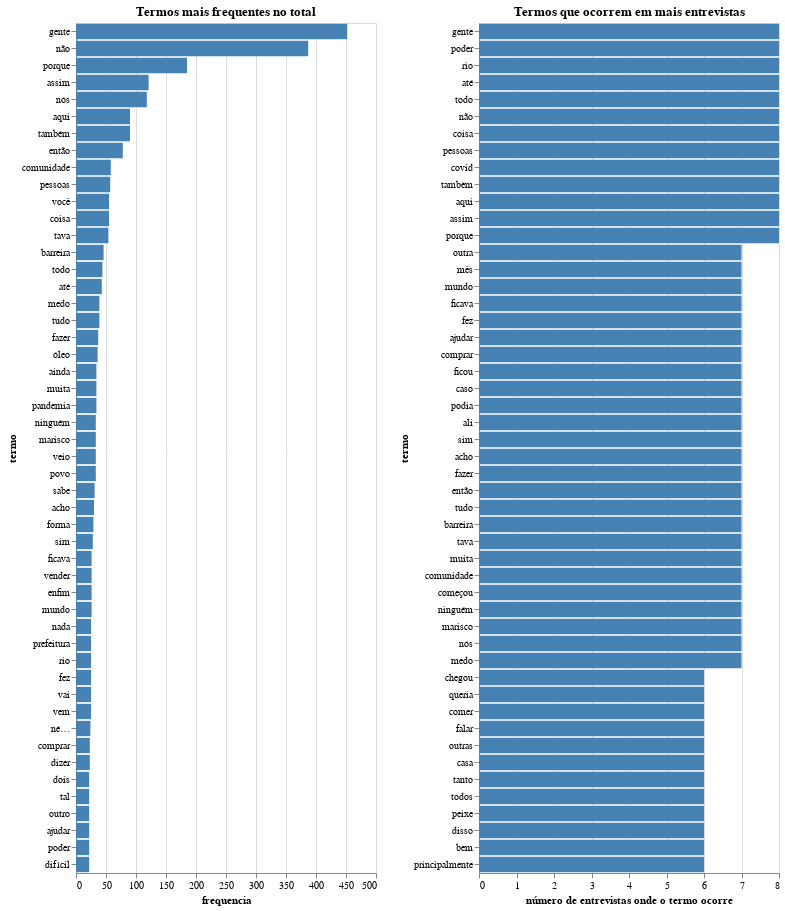

The notebook cell saved with this chart:
### Code cell
df_most_f = df_term.sort_values(by = 'frequencia', ascending = False)[0:50]
df_most_l = df_term.sort_values(by = 'número de entrevistas onde o termo ocorre', ascending = False)[0:50]


word_freq = alt.Chart(df_most_f).mark_bar().encode(
    x='frequencia:Q',
    y= alt.X('termo:O', sort = alt.EncodingSortField(field="frequencia", order='descending')),
    color = alt.value('steelblue'),
    tooltip=[
        'termo:O',
        'frequencia:Q',
        alt.Tooltip('entrevistas onde o termo ocorre:O', title='Entrevistas onde o termo ocorre')
    ]
).properties(    
    height=850,
    width = 300,
    title = 'Termos mais frequentes no total'
)

lyrics_count = alt.Chart(df_most_l).mark_bar().encode(
    x='número de entrevistas onde o termo ocorre:Q',
    y= alt.X('termo:O', 
                sort = alt.EncodingSortField(field="número de entrevistas onde o termo ocorre", order='descending')),
    color = alt.value('steelblue'),
    tooltip=[
        'termo:O',
        'número de entrevistas onde o termo ocorre:Q',
        alt.Tooltip('entrevistas onde o termo ocorre:O', title='Entrevistas onde o termo ocorre')
    ]
).properties(    
    height=850,
    width = 300,
    title = 'Termos que ocorrem em mais entrevistas'
)

hconcat = alt.hconcat(
    word_freq,
    lyrics_count,
)

hconcat = (word_freq | lyrics_count)

file = 'frequencia_dos_termos.html'
filepath = os.path.join(viz_path, file)
hconcat.save(filepath)
hconcat

### Figure 1 — Vega-Lite specification as saved in the notebook (floating-point values rounded to 4 significant figures)
{"config": {"view": {"continuousWidth": 400, "continuousHeight": 300}}, "hconcat": [{"data": {"name": "data-4b1545123c95e3ab6c3667df56d1591c"}, "mark": "bar", "encoding": {"color": {"value": "steelblue"}, "tooltip": [{"field": "termo", "type": "ordinal"}, {"field": "frequencia", "type": "quantitative"}, {"field": "entrevistas onde o termo ocorre", "title": "Entrevistas onde o termo ocorre", "type": "ordinal"}], "x": {"field": "frequencia", "type": "quantitative"}, "y": {"field": "termo", "sort": {"field": "frequencia", "order": "descending"}, "type": "ordinal"}}, "height": 850, "title": "Termos mais frequentes no total", "width": 300}, {"data": {"name": "data-465c9e2eb9f348bee1f2520e9668a6b9"}, "mark": "bar", "encoding": {"color": {"value": "steelblue"}, "tooltip": [{"field": "termo", "type": "ordinal"}, {"field": "número de entrevistas onde o termo ocorre", "type": "quantitative"}, {"field": "entrevistas onde o termo ocorre", "title": "Entrevistas onde o termo ocorre", "type": "ordinal"}], "x": {"field": "número de entrevistas onde o termo ocorre", "type": "quantitative"}, "y": {"field": "termo", "sort": {"field": "número de entrevistas onde o termo ocorre", "order": "descending"}, "type": "ordinal"}}, "height": 850, "title": "Termos que ocorrem em mais entrevistas", "width": 300}], "$schema": "https://vega.github.io/schema/vega-lite/v4.17.0.json", "datasets": {"data-4b1545123c95e3ab6c3667df56d1591c": [{"termo": "gente", "frequencia": 452, "número de entrevistas onde o termo ocorre": 8, "entrevistas onde o termo ocorre": "Canavieiras 1 Canavieiras 2 Cumbe 1 Cumbe 2 Jardins 1 Jardins 2 Jardins 3 Jardins 4"}, {"termo": "não", "frequencia": 387, "número de entrevistas onde o termo ocorre": 8, "entrevistas onde o termo ocorre": "Canavieiras 1 Canavieiras 2 Cumbe 1 Cumbe 2 Jardins 1 Jardins 2 Jardins 3 Jardins 4"}, {"termo": "porque", "frequencia": 185, "número de entrevistas onde o termo ocorre": 8, "entrevistas onde o termo ocorre": "Canavieiras 1 Canavieiras 2 Cumbe 1 Cumbe 2 Jardins 1 Jardins 2 Jardins 3 Jardins 4"}, {"termo": "assim", "frequencia": 121, "número de entrevistas onde o termo ocorre": 8, "entrevistas onde o termo ocorre": "Canavieiras 1 Canavieiras 2 Cumbe 1 Cumbe 2 Jardins 1 Jardins 2 Jardins 3 Jardins 4"}, {"termo": "nós", "frequencia": 118, "número de entrevistas onde o termo ocorre": 7, "entrevistas onde o termo ocorre": "Canavieiras 1 Cumbe 1 Cumbe 2 Jardins 1 Jardins 2 Jardins 3 Jardins 4"}, {"termo": "aqui", "frequencia": 90, "número de entrevistas onde o termo ocorre": 8, "entrevistas onde o termo ocorre": "Canavieiras 1 Canavieiras 2 Cumbe 1 Cumbe 2 Jardins 1 Jardins 2 Jardins 3 Jardins 4"}, {"termo": "também", "frequencia": 90, "número de entrevistas onde o termo ocorre": 8, "entrevistas onde o termo ocorre": "Canavieiras 1 Canavieiras 2 Cumbe 1 Cumbe 2 Jardins 1 Jardins 2 Jardins 3 Jardins 4"}, {"termo": "então", "frequencia": 78, "número de entrevistas onde o termo ocorre": 7, "entrevistas onde o termo ocorre": "Canavieiras 1 Canavieiras 2 Cumbe 1 Cumbe 2 Jardins 1 Jardins 3 Jardins 4"}, {"termo": "comunidade", "frequencia": 58, "número de entrevistas onde o termo ocorre": 7, "entrevistas onde o termo ocorre": "Canavieiras 2 Cumbe 1 Cumbe 2 Jardins 1 Jardins 2 Jardins 3 Jardins 4"}, {"termo": "pessoas", "frequencia": 57, "número de entrevistas onde o termo ocorre": 8, "entrevistas onde o termo ocorre": "Canavieiras 1 Canavieiras 2 Cumbe 1 Cumbe 2 Jardins 1 Jardins 2 Jardins 3 Jardins 4"}, {"termo": "você", "frequencia": 55, "número de entrevistas onde o termo ocorre": 5, "entrevistas onde o termo ocorre": "Canavieiras 2 Cumbe 1 Cumbe 2 Jardins 1 Jardins 4"}, {"termo": "coisa", "frequencia": 55, "número de entrevistas onde o termo ocorre": 8, "entrevistas onde o termo ocorre": "Canavieiras 1 Canavieiras 2 Cumbe 1 Cumbe 2 Jardins 1 Jardins 2 Jardins 3 Jardins 4"}, {"termo": "tava", "frequencia": 54, "número de entrevistas onde o termo ocorre": 7, "entrevistas onde o termo ocorre": "Canavieiras 1 Canavieiras 2 Cumbe 1 Cumbe 2 Jardins 1 Jardins 2 Jardins 3"}, {"termo": "barreira", "frequencia": 46, "número de entrevistas onde o termo ocorre": 7, "entrevistas onde o termo ocorre": "Canavieiras 2 Cumbe 1 Cumbe 2 Jardins 1 Jardins 2 Jardins 3 Jardins 4"}, {"termo": "todo", "frequencia": 44, "número de entrevistas onde o termo ocorre": 8, "entrevistas onde o termo ocorre": "Canavieiras 1 Canavieiras 2 Cumbe 1 Cumbe 2 Jardins 1 Jardins 2 Jardins 3 Jardins 4"}, {"termo": "até", "frequencia": 43, "número de entrevistas onde o termo ocorre": 8, "entrevistas onde o termo ocorre": "Canavieiras 1 Canavieiras 2 Cumbe 1 Cumbe 2 Jardins 1 Jardins 2 Jardins 3 Jardins 4"}, {"termo": "medo", "frequencia": 39, "número de entrevistas onde o termo ocorre": 7, "entrevistas onde o termo ocorre": "Canavieiras 1 Canavieiras 2 Cumbe 1 Cumbe 2 Jardins 1 Jardins 2 Jardins 4"}, {"termo": "tudo", "frequencia": 39, "número de entrevistas onde o termo ocorre": 7, "entrevistas onde o termo ocorre": "Canavieiras 1 Canavieiras 2 Cumbe 1 Cumbe 2 Jardins 2 Jardins 3 Jardins 4"}, {"termo": "fazer", "frequencia": 37, "número de entrevistas onde o termo ocorre": 7, "entrevistas onde o termo ocorre": "Canavieiras 2 Cumbe 1 Cumbe 2 Jardins 1 Jardins 2 Jardins 3 Jardins 4"}, {"termo": "óleo", "frequencia": 36, "número de entrevistas onde o termo ocorre": 6, "entrevistas onde o termo ocorre": "Cumbe 1 Cumbe 2 Jardins 1 Jardins 2 Jardins 3 Jardins 4"}, {"termo": "ainda", "frequencia": 34, "número de entrevistas onde o termo ocorre": 6, "entrevistas onde o termo ocorre": "Cumbe 1 Cumbe 2 Jardins 1 Jardins 2 Jardins 3 Jardins 4"}, {"termo": "muita", "frequencia": 34, "número de entrevistas onde o termo ocorre": 7, "entrevistas onde o termo ocorre": "Canavieiras 1 Canavieiras 2 Cumbe 1 Cumbe 2 Jardins 1 Jardins 2 Jardins 4"}, {"termo": "pandemia", "frequencia": 34, "número de entrevistas onde o termo ocorre": 6, "entrevistas onde o termo ocorre": "Canavieiras 2 Cumbe 1 Cumbe 2 Jardins 2 Jardins 3 Jardins 4"}, {"termo": "ninguém", "frequencia": 33, "número de entrevistas onde o termo ocorre": 7, "entrevistas onde o termo ocorre": "Canavieiras 2 Cumbe 1 Cumbe 2 Jardins 1 Jardins 2 Jardins 3 Jardins 4"}, {"termo": "marisco", "frequencia": 33, "número de entrevistas onde o termo ocorre": 7, "entrevistas onde o termo ocorre": "Canavieiras 1 Canavieiras 2 Cumbe 2 Jardins 1 Jardins 2 Jardins 3 Jardins 4"}, {"termo": "veio", "frequencia": 33, "número de entrevistas onde o termo ocorre": 6, "entrevistas onde o termo ocorre": "Cumbe 1 Cumbe 2 Jardins 1 Jardins 2 Jardins 3 Jardins 4"}, {"termo": "povo", "frequencia": 33, "número de entrevistas onde o termo ocorre": 6, "entrevistas onde o termo ocorre": "Canavieiras 1 Canavieiras 2 Cumbe 1 Jardins 1 Jardins 3 Jardins 4"}, {"termo": "sabe", "frequencia": 31, "número de entrevistas onde o termo ocorre": 4, "entrevistas onde o termo ocorre": "Cumbe 1 Cumbe 2 Jardins 1 Jardins 4"}, {"termo": "acho", "frequencia": 30, "número de entrevistas onde o termo ocorre": 7, "entrevistas onde o termo ocorre": "Canavieiras 1 Canavieiras 2 Cumbe 1 Jardins 1 Jardins 2 Jardins 3 Jardins 4"}, {"termo": "forma", "frequencia": 29, "número de entrevistas onde o termo ocorre": 3, "entrevistas onde o termo ocorre": "Cumbe 1 Cumbe 2 Jardins 1"}, {"termo": "sim", "frequencia": 28, "número de entrevistas onde o termo ocorre": 7, "entrevistas onde o termo ocorre": "Canavieiras 1 Canavieiras 2 Cumbe 1 Cumbe 2 Jardins 1 Jardins 3 Jardins 4"}, {"termo": "ficava", "frequencia": 26, "número de entrevistas onde o termo ocorre": 7, "entrevistas onde o termo ocorre": "Canavieiras 1 Canavieiras 2 Cumbe 1 Cumbe 2 Jardins 1 Jardins 2 Jardins 3"}, {"termo": "vender", "frequencia": 26, "número de entrevistas onde o termo ocorre": 6, "entrevistas onde o termo ocorre": "Canavieiras 1 Cumbe 2 Jardins 1 Jardins 2 Jardins 3 Jardins 4"}, {"termo": "enfim", "frequencia": 26, "número de entrevistas onde o termo ocorre": 1, "entrevistas onde o termo ocorre": "Cumbe 1"}, {"termo": "mundo", "frequencia": 26, "número de entrevistas onde o termo ocorre": 7, "entrevistas onde o termo ocorre": "Canavieiras 1 Canavieiras 2 Cumbe 1 Cumbe 2 Jardins 1 Jardins 2 Jardins 4"}, {"termo": "nada", "frequencia": 25, "número de entrevistas onde o termo ocorre": 4, "entrevistas onde o termo ocorre": "Canavieiras 1 Cumbe 1 Jardins 1 Jardins 4"}, {"termo": "prefeitura", "frequencia": 25, "número de entrevistas onde o termo ocorre": 5, "entrevistas onde o termo ocorre": "Cumbe 1 Cumbe 2 Jardins 1 Jardins 3 Jardins 4"}, {"termo": "rio", "frequencia": 25, "número de entrevistas onde o termo ocorre": 8, "entrevistas onde o termo ocorre": "Canavieiras 1 Canavieiras 2 Cumbe 1 Cumbe 2 Jardins 1 Jardins 2 Jardins 3 Jardins 4"}, {"termo": "fez", "frequencia": 25, "número de entrevistas onde o termo ocorre": 7, "entrevistas onde o termo ocorre": "Canavieiras 2 Cumbe 1 Cumbe 2 Jardins 1 Jardins 2 Jardins 3 Jardins 4"}, {"termo": "vai", "frequencia": 25, "número de entrevistas onde o termo ocorre": 6, "entrevistas onde o termo ocorre": "Cumbe 1 Cumbe 2 Jardins 1 Jardins 2 Jardins 3 Jardins 4"}, {"termo": "vem", "frequencia": 25, "número de entrevistas onde o termo ocorre": 5, "entrevistas onde o termo ocorre": "Cumbe 1 Cumbe 2 Jardins 1 Jardins 3 Jardins 4"}, {"termo": "né…", "frequencia": 24, "número de entrevistas onde o termo ocorre": 2, "entrevistas onde o termo ocorre": "Cumbe 1 Jardins 1"}, {"termo": "comprar", "frequencia": 23, "número de entrevistas onde o termo ocorre": 7, "entrevistas onde o termo ocorre": "Canavieiras 1 Cumbe 1 Cumbe 2 Jardins 1 Jardins 2 Jardins 3 Jardins 4"}, {"termo": "dizer", "frequencia": 23, "número de entrevistas onde o termo ocorre": 6, "entrevistas onde o termo ocorre": "Cumbe 1 Cumbe 2 Jardins 1 Jardins 2 Jardins 3 Jardins 4"}, {"termo": "dois", "frequencia": 22, "número de entrevistas onde o termo ocorre": 4, "entrevistas onde o termo ocorre": "Cumbe 1 Jardins 1 Jardins 2 Jardins 3"}, {"termo": "tal", "frequencia": 22, "número de entrevistas onde o termo ocorre": 3, "entrevistas onde o termo ocorre": "Canavieiras 2 Cumbe 1 Jardins 1"}, {"termo": "outro", "frequencia": 22, "número de entrevistas onde o termo ocorre": 6, "entrevistas onde o termo ocorre": "Canavieiras 2 Cumbe 1 Cumbe 2 Jardins 1 Jardins 3 Jardins 4"}, {"termo": "ajudar", "frequencia": 22, "número de entrevistas onde o termo ocorre": 7, "entrevistas onde o termo ocorre": "Canavieiras 1 Cumbe 1 Cumbe 2 Jardins 1 Jardins 2 Jardins 3 Jardins 4"}, {"termo": "poder", "frequencia": 22, "número de entrevistas onde o termo ocorre": 8, "entrevistas onde o termo ocorre": "Canavieiras 1 Canavieiras 2 Cumbe 1 Cumbe 2 Jardins 1 Jardins 2 Jardins 3 Jardins 4"}, {"termo": "difícil", "frequencia": 22, "número de entrevistas onde o termo ocorre": 6, "entrevistas onde o termo ocorre": "Canavieiras 1 Cumbe 1 Cumbe 2 Jardins 1 Jardins 3 Jardins 4"}], "data-465c9e2eb9f348bee1f2520e9668a6b9": [{"termo": "gente", "frequencia": 452, "número de entrevistas onde o termo ocorre": 8, "entrevistas onde o termo ocorre": "Canavieiras 1 Canavieiras 2 Cumbe 1 Cumbe 2 Jardins 1 Jardins 2 Jardins 3 Jardins 4"}, {"termo": "poder", "frequencia": 22, "número de entrevistas onde o termo ocorre": 8, "entrevistas onde o termo ocorre": "Canavieiras 1 Canavieiras 2 Cumbe 1 Cumbe 2 Jardins 1 Jardins 2 Jardins 3 Jardins 4"}, {"termo": "rio", "frequencia": 25, "número de entrevistas onde o termo ocorre": 8, "entrevistas onde o termo ocorre": "Canavieiras 1 Canavieiras 2 Cumbe 1 Cumbe 2 Jardins 1 Jardins 2 Jardins 3 Jardins 4"}, {"termo": "até", "frequencia": 43, "número de entrevistas onde o termo ocorre": 8, "entrevistas onde o termo ocorre": "Canavieiras 1 Canavieiras 2 Cumbe 1 Cumbe 2 Jardins 1 Jardins 2 Jardins 3 Jardins 4"}, {"termo": "todo", "frequencia": 44, "número de entrevistas onde o termo ocorre": 8, "entrevistas onde o termo ocorre": "Canavieiras 1 Canavieiras 2 Cumbe 1 Cumbe 2 Jardins 1 Jardins 2 Jardins 3 Jardins 4"}, {"termo": "não", "frequencia": 387, "número de entrevistas onde o termo ocorre": 8, "entrevistas onde o termo ocorre": "Canavieiras 1 Canavieiras 2 Cumbe 1 Cumbe 2 Jardins 1 Jardins 2 Jardins 3 Jardins 4"}, {"termo": "coisa", "frequencia": 55, "número de entrevistas onde o termo ocorre": 8, "entrevistas onde o termo ocorre": "Canavieiras 1 Canavieiras 2 Cumbe 1 Cumbe 2 Jardins 1 Jardins 2 Jardins 3 Jardins 4"}, {"termo": "pessoas", "frequencia": 57, "número de entrevistas onde o termo ocorre": 8, "entrevistas onde o termo ocorre": "Canavieiras 1 Canavieiras 2 Cumbe 1 Cumbe 2 Jardins 1 Jardins 2 Jardins 3 Jardins 4"}, {"termo": "covid", "frequencia": 19, "número de entrevistas onde o termo ocorre": 8, "entrevistas onde o termo ocorre": "Canavieiras 1 Canavieiras 2 Cumbe 1 Cumbe 2 Jardins 1 Jardins 2 Jardins 3 Jardins 4"}, {"termo": "também", "frequencia": 90, "número de entrevistas onde o termo ocorre": 8, "entrevistas onde o termo ocorre": "Canavieiras 1 Canavieiras 2 Cumbe 1 Cumbe 2 Jardins 1 Jardins 2 Jardins 3 Jardins 4"}, {"termo": "aqui", "frequencia": 90, "número de entrevistas onde o termo ocorre": 8, "entrevistas onde o termo ocorre": "Canavieiras 1 Canavieiras 2 Cumbe 1 Cumbe 2 Jardins 1 Jardins 2 Jardins 3 Jardins 4"}, {"termo": "assim", "frequencia": 121, "número de entrevistas onde o termo ocorre": 8, "entrevistas onde o termo ocorre": "Canavieiras 1 Canavieiras 2 Cumbe 1 Cumbe 2 Jardins 1 Jardins 2 Jardins 3 Jardins 4"}, {"termo": "porque", "frequencia": 185, "número de entrevistas onde o termo ocorre": 8, "entrevistas onde o termo ocorre": "Canavieiras 1 Canavieiras 2 Cumbe 1 Cumbe 2 Jardins 1 Jardins 2 Jardins 3 Jardins 4"}, {"termo": "outra", "frequencia": 14, "número de entrevistas onde o termo ocorre": 7, "entrevistas onde o termo ocorre": "Canavieiras 1 Canavieiras 2 Cumbe 1 Cumbe 2 Jardins 1 Jardins 3 Jardins 4"}, {"termo": "mês", "frequencia": 15, "número de entrevistas onde o termo ocorre": 7, "entrevistas onde o termo ocorre": "Canavieiras 2 Cumbe 1 Cumbe 2 Jardins 1 Jardins 2 Jardins 3 Jardins 4"}, {"termo": "mundo", "frequencia": 26, "número de entrevistas onde o termo ocorre": 7, "entrevistas onde o termo ocorre": "Canavieiras 1 Canavieiras 2 Cumbe 1 Cumbe 2 Jardins 1 Jardins 2 Jardins 4"}, {"termo": "ficava", "frequencia": 26, "número de entrevistas onde o termo ocorre": 7, "entrevistas onde o termo ocorre": "Canavieiras 1 Canavieiras 2 Cumbe 1 Cumbe 2 Jardins 1 Jardins 2 Jardins 3"}, {"termo": "fez", "frequencia": 25, "número de entrevistas onde o termo ocorre": 7, "entrevistas onde o termo ocorre": "Canavieiras 2 Cumbe 1 Cumbe 2 Jardins 1 Jardins 2 Jardins 3 Jardins 4"}, {"termo": "ajudar", "frequencia": 22, "número de entrevistas onde o termo ocorre": 7, "entrevistas onde o termo ocorre": "Canavieiras 1 Cumbe 1 Cumbe 2 Jardins 1 Jardins 2 Jardins 3 Jardins 4"}, {"termo": "comprar", "frequencia": 23, "número de entrevistas onde o termo ocorre": 7, "entrevistas onde o termo ocorre": "Canavieiras 1 Cumbe 1 Cumbe 2 Jardins 1 Jardins 2 Jardins 3 Jardins 4"}, {"termo": "ficou", "frequencia": 16, "número de entrevistas onde o termo ocorre": 7, "entrevistas onde o termo ocorre": "Canavieiras 1 Cumbe 1 Cumbe 2 Jardins 1 Jardins 2 Jardins 3 Jardins 4"}, {"termo": "caso", "frequencia": 16, "número de entrevistas onde o termo ocorre": 7, "entrevistas onde o termo ocorre": "Canavieiras 2 Cumbe 1 Cumbe 2 Jardins 1 Jardins 2 Jardins 3 Jardins 4"}, {"termo": "podia", "frequencia": 21, "número de entrevistas onde o termo ocorre": 7, "entrevistas onde o termo ocorre": "Canavieiras 1 Cumbe 1 Cumbe 2 Jardins 1 Jardins 2 Jardins 3 Jardins 4"}, {"termo": "ali", "frequencia": 21, "número de entrevistas onde o termo ocorre": 7, "entrevistas onde o termo ocorre": "Canavieiras 2 Cumbe 1 Cumbe 2 Jardins 1 Jardins 2 Jardins 3 Jardins 4"}, {"termo": "sim", "frequencia": 28, "número de entrevistas onde o termo ocorre": 7, "entrevistas onde o termo ocorre": "Canavieiras 1 Canavieiras 2 Cumbe 1 Cumbe 2 Jardins 1 Jardins 3 Jardins 4"}, {"termo": "acho", "frequencia": 30, "número de entrevistas onde o termo ocorre": 7, "entrevistas onde o termo ocorre": "Canavieiras 1 Canavieiras 2 Cumbe 1 Jardins 1 Jardins 2 Jardins 3 Jardins 4"}, {"termo": "fazer", "frequencia": 37, "número de entrevistas onde o termo ocorre": 7, "entrevistas onde o termo ocorre": "Canavieiras 2 Cumbe 1 Cumbe 2 Jardins 1 Jardins 2 Jardins 3 Jardins 4"}, {"termo": "então", "frequencia": 78, "número de entrevistas onde o termo ocorre": 7, "entrevistas onde o termo ocorre": "Canavieiras 1 Canavieiras 2 Cumbe 1 Cumbe 2 Jardins 1 Jardins 3 Jardins 4"}, {"termo": "tudo", "frequencia": 39, "número de entrevistas onde o termo ocorre": 7, "entrevistas onde o termo ocorre": "Canavieiras 1 Canavieiras 2 Cumbe 1 Cumbe 2 Jardins 2 Jardins 3 Jardins 4"}, {"termo": "barreira", "frequencia": 46, "número de entrevistas onde o termo ocorre": 7, "entrevistas onde o termo ocorre": "Canavieiras 2 Cumbe 1 Cumbe 2 Jardins 1 Jardins 2 Jardins 3 Jardins 4"}, {"termo": "tava", "frequencia": 54, "número de entrevistas onde o termo ocorre": 7, "entrevistas onde o termo ocorre": "Canavieiras 1 Canavieiras 2 Cumbe 1 Cumbe 2 Jardins 1 Jardins 2 Jardins 3"}, {"termo": "muita", "frequencia": 34, "número de entrevistas onde o termo ocorre": 7, "entrevistas onde o termo ocorre": "Canavieiras 1 Canavieiras 2 Cumbe 1 Cumbe 2 Jardins 1 Jardins 2 Jardins 4"}, {"termo": "comunidade", "frequencia": 58, "número de entrevistas onde o termo ocorre": 7, "entrevistas onde o termo ocorre": "Canavieiras 2 Cumbe 1 Cumbe 2 Jardins 1 Jardins 2 Jardins 3 Jardins 4"}, {"termo": "começou", "frequencia": 12, "número de entrevistas onde o termo ocorre": 7, "entrevistas onde o termo ocorre": "Canavieiras 2 Cumbe 1 Cumbe 2 Jardins 1 Jardins 2 Jardins 3 Jardins 4"}, {"termo": "ninguém", "frequencia": 33, "número de entrevistas onde o termo ocorre": 7, "entrevistas onde o termo ocorre": "Canavieiras 2 Cumbe 1 Cumbe 2 Jardins 1 Jardins 2 Jardins 3 Jardins 4"}, {"termo": "marisco", "frequencia": 33, "número de entrevistas onde o termo ocorre": 7, "entrevistas onde o termo ocorre": "Canavieiras 1 Canavieiras 2 Cumbe 2 Jardins 1 Jardins 2 Jardins 3 Jardins 4"}, {"termo": "nós", "frequencia": 118, "número de entrevistas onde o termo ocorre": 7, "entrevistas onde o termo ocorre": "Canavieiras 1 Cumbe 1 Cumbe 2 Jardins 1 Jardins 2 Jardins 3 Jardins 4"}, {"termo": "medo", "frequencia": 39, "número de entrevistas onde o termo ocorre": 7, "entrevistas onde o termo ocorre": "Canavieiras 1 Canavieiras 2 Cumbe 1 Cumbe 2 Jardins 1 Jardins 2 Jardins 4"}, {"termo": "chegou", "frequencia": 16, "número de entrevistas onde o termo ocorre": 6, "entrevistas onde o termo ocorre": "Canavieiras 2 Cumbe 1 Cumbe 2 Jardins 1 Jardins 3 Jardins 4"}, {"termo": "queria", "frequencia": 19, "número de entrevistas onde o termo ocorre": 6, "entrevistas onde o termo ocorre": "Canavieiras 1 Cumbe 1 Jardins 1 Jardins 2 Jardins 3 Jardins 4"}, {"termo": "comer", "frequencia": 17, "número de entrevistas onde o termo ocorre": 6, "entrevistas onde o termo ocorre": "Canavieiras 1 Canavieiras 2 Cumbe 1 Cumbe 2 Jardins 1 Jardins 2"}, {"termo": "falar", "frequencia": 7, "número de entrevistas onde o termo ocorre": 6, "entrevistas onde o termo ocorre": "Canavieiras 2 Cumbe 1 Cumbe 2 Jardins 2 Jardins 3 Jardins 4"}, {"termo": "outras", "frequencia": 17, "número de entrevistas onde o termo ocorre": 6, "entrevistas onde o termo ocorre": "Canavieiras 1 Canavieiras 2 Cumbe 1 Cumbe 2 Jardins 1 Jardins 3"}, {"termo": "casa", "frequencia": 20, "número de entrevistas onde o termo ocorre": 6, "entrevistas onde o termo ocorre": "Canavieiras 2 Cumbe 1 Jardins 1 Jardins 2 Jardins 3 Jardins 4"}, {"termo": "tanto", "frequencia": 13, "número de entrevistas onde o termo ocorre": 6, "entrevistas onde o termo ocorre": "Canavieiras 1 Cumbe 1 Cumbe 2 Jardins 1 Jardins 3 Jardins 4"}, {"termo": "todos", "frequencia": 13, "número de entrevistas onde o termo ocorre": 6, "entrevistas onde o termo ocorre": "Canavieiras 2 Cumbe 1 Cumbe 2 Jardins 1 Jardins 3 Jardins 4"}, {"termo": "peixe", "frequencia": 14, "número de entrevistas onde o termo ocorre": 6, "entrevistas onde o termo ocorre": "Canavieiras 2 Cumbe 2 Jardins 1 Jardins 2 Jardins 3 Jardins 4"}, {"termo": "disso", "frequencia": 14, "número de entrevistas onde o termo ocorre": 6, "entrevistas onde o termo ocorre": "Canavieiras 1 Cumbe 1 Jardins 1 Jardins 2 Jardins 3 Jardins 4"}, {"termo": "bem", "frequencia": 9, "número de entrevistas onde o termo ocorre": 6, "entrevistas onde o termo ocorre": "Canavieiras 1 Cumbe 1 Cumbe 2 Jardins 1 Jardins 2 Jardins 4"}, {"termo": "principalmente", "frequencia": 9, "número de entrevistas onde o termo ocorre": 6, "entrevistas onde o termo ocorre": "Canavieiras 2 Cumbe 1 Cumbe 2 Jardins 2 Jardins 3 Jardins 4"}]}}
